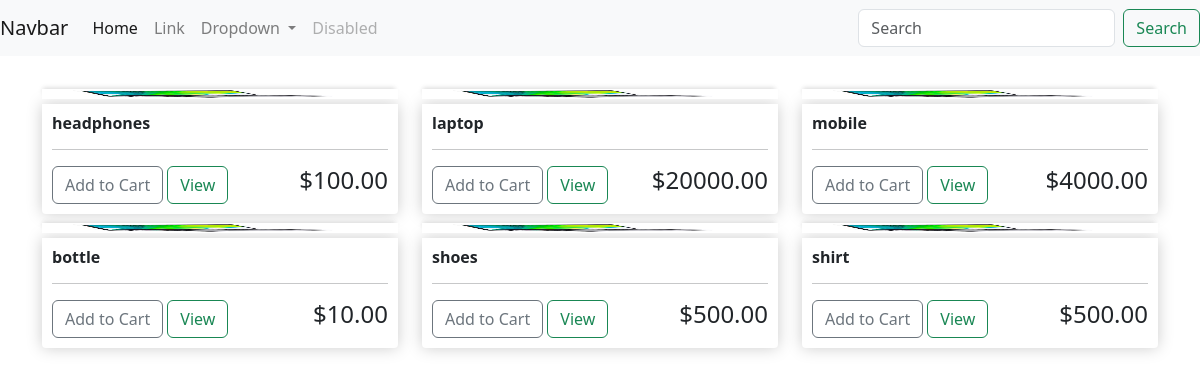
The page / on the database its author committed.
### store/models.py (models this page shows, shortened)
class Product(models.Model):
    name = models.CharField(max_length=200, null=True)
    price = models.FloatField()
    digital = models.BooleanField(default=False, null=True, blank=False)
    image=models.ImageField(null=True,blank=True)

### store/views.py (the view)
# urls.py: path('', include('store.urls')),
def store(request):
	producs=Product.objects.all()
	context = {'products':producs}
	return render(request, 'store/store.html', context)

### store/templates/store/store.html (shortened to what this page needs)
{% extends 'store/main.html' %}
{% load static %}
{% block content %}
<div class="row">
    {% for product in products %}
    <div class="col-lg-4">
    <img class="thumbnail">
    <div class="box-element product">
    <h6><strong>{{product.name}}</strong></h6>
    <hr>
    <button class="btn btn-outline-secondary add-btn">Add to
    Cart</button>
    <a class="btn btn-outline-success" href="#">View</a>
    <h4 style="display: inline-block; float: right"> ${{product.price|floatformat:2}}</h4>
    </div>
</div>
{% endfor %}
</div>
{% endblock content %}

### store/templates/store/main.html (shortened to what this page needs)
<!DOCTYPE html>
{% load static %}
<html>
<head>
	<link rel="stylesheet" href="https://stackpath.bootstrapcdn.com/bootstrap/4.4.1/css/bootstrap.min.css">
	<link rel="stylesheet" type="text/css" href="{% static 'css/main.css' %}">
	<link href="https://cdn.jsdelivr.net/npm/bootstrap@5.3.0/dist/css/bootstrap.min.css" rel="stylesheet">
</head>
<body>
	<nav class="navbar navbar-expand-lg navbar-light bg-light">
	  <a class="navbar-brand" href="#">Navbar</a>
	  <div class="collapse navbar-collapse" id="navbarSupportedContent">
	    <ul class="navbar-nav mr-auto">
	      <li class="nav-item active">
	        <a class="nav-link" href="#">Home <span class="sr-only">(current)</span></a>
	      </li>
	      <li class="nav-item">
	        <a class="nav-link" href="#">Link</a>
	      </li>
	      <li class="nav-item dropdown">
	        <a class="nav-link dropdown-toggle" href="#" id="navbarDropdown" role="button" data-toggle="dropdown" aria-haspopup="true" aria-expanded="false">
	          Dropdown
	        </a>
	      </li>
	      <li class="nav-item">
	        <a class="nav-link disabled" href="#">Disabled</a>
	      </li>
	    </ul>
	    <form class="form-inline my-2 my-lg-0">
	      <input class="form-control mr-sm-2" type="search" placeholder="Search" aria-label="Search">
	      <button class="btn btn-outline-success my-2 my-sm-0" type="submit">Search</button>
	    </form>
	  </div>
	</nav>
     <div class="container">
            <br>
            {% block content %}
            {% endblock content %}
         </div>
</body>
</html>

### ecommerce/static/css/main.css (style rules this page uses)
body { background-color: hsl(0, 0%, 98%); }
h1,h2,h3,h4,h5,h6 { color:hsl(0, 77%, 37%); }
.box-element { box-shadow:hsl(0, 0%, 80%) 0 0 16px; background-color: #fff; border-radius: 4px; padding: 10px; }
.thumbnail { width: 100%; height: 10px; -webkit-box-shadow: -1px -3px 5px -2px rgba(214,214,214,1); -moz-box-shadow: -1px -3px 5px -2px rgba(214,214,214,1); box-shadow: -1px -3px 5px -2px rgba(214,214,214,1); }
.product { border-radius: 0 0 4px 4px; }
.col-lg-4, .col-lg-6, .col-lg-8, .col-lg-12 { margin-top: 10px; }
.btn { border-radius: 0; }

### rows shown on the page
Product: name "headphones", price "100.00"
Product: name "laptop", price "20000.00"
Product: name "mobile", price "4000.00"
Product: name "bottle", price "10.00"
Product: name "shoes", price "500.00"
Product: name "shirt", price "500.00"
